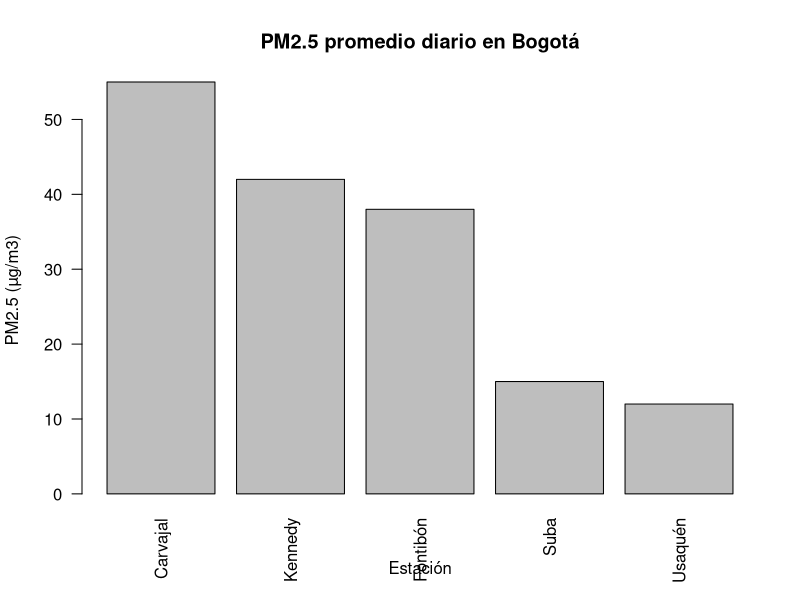

Write the R code that produced this figure.
cat("---- Ejercicio 2: Calidad del Aire en Bogotá ----\n")

# 1. Crear DataFrame
df_aire <- data.frame(
  estacion = c("Carvajal", "Kennedy", "Fontibón", "Suba", "Usaquén"),
  pm25 = c(55, 42, 38, 15, 12)
)

# 2. Resumen descriptivo/técnico
cat("Estructura del DataFrame:\n")
str(df_aire)

# 3. Filtrar estaciones con PM2.5 > 15
df_alerta <- df_aire[df_aire$pm25 > 15, ]

# 4. Crear nueva columna
df_alerta$estado <- "Crítico"

cat("\nEstaciones en alerta:\n")
print(df_alerta)

# 5. Gráfico de barras
barplot(
  df_aire$pm25,
  names.arg = df_aire$estacion,
  main = "PM2.5 promedio diario en Bogotá",
  xlab = "Estación",
  ylab = "PM2.5 (µg/m3)",
  las = 2
)
